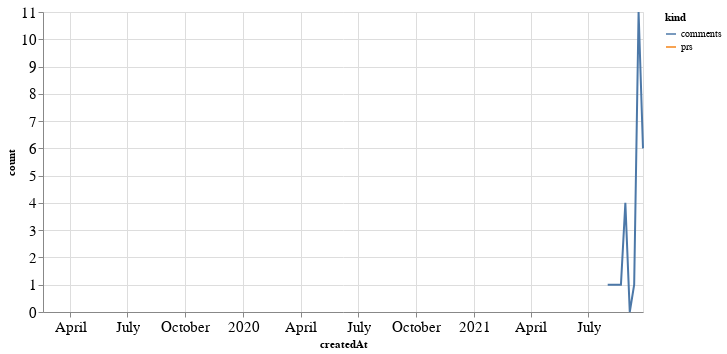

This figure's notebook cell:
### Code cell
alt.Chart(total_time, width=600).mark_line().encode(
    x='createdAt',
    y='count',
    color='kind'
)

### Figure 1 — Vega-Lite specification as saved in the notebook (floating-point values rounded to 4 significant figures)
{"config": {"axisLeft": {"labelFontSize": 15}, "axisBottom": {"labelFontSize": 15}}, "data": {"name": "data-dc13645ad49962abe4635bd269610cac"}, "mark": "line", "encoding": {"color": {"type": "nominal", "field": "kind"}, "x": {"type": "temporal", "field": "createdAt"}, "y": {"type": "quantitative", "field": "count"}}, "width": 600, "$schema": "https://vega.github.io/schema/vega-lite/v4.8.1.json", "datasets": {"data-dc13645ad49962abe4635bd269610cac": [{"createdAt": "2019-02-17T00:00:00", "kind": "prs", "count": 1.0}, {"createdAt": "2021-08-01T00:00:00", "kind": "prs", "count": null}, {"createdAt": "2021-08-08T00:00:00", "kind": "prs", "count": null}, {"createdAt": "2021-08-15T00:00:00", "kind": "prs", "count": null}, {"createdAt": "2021-08-22T00:00:00", "kind": "prs", "count": null}, {"createdAt": "2021-08-29T00:00:00", "kind": "prs", "count": null}, {"createdAt": "2021-09-05T00:00:00", "kind": "prs", "count": null}, {"createdAt": "2021-09-12T00:00:00", "kind": "prs", "count": null}, {"createdAt": "2021-09-19T00:00:00", "kind": "prs", "count": null}, {"createdAt": "2021-09-26T00:00:00", "kind": "prs", "count": null}, {"createdAt": "2019-02-17T00:00:00", "kind": "comments", "count": null}, {"createdAt": "2021-08-01T00:00:00", "kind": "comments", "count": 1.0}, {"createdAt": "2021-08-08T00:00:00", "kind": "comments", "count": 1.0}, {"createdAt": "2021-08-15T00:00:00", "kind": "comments", "count": 1.0}, {"createdAt": "2021-08-22T00:00:00", "kind": "comments", "count": 1.0}, {"createdAt": "2021-08-29T00:00:00", "kind": "comments", "count": 4.0}, {"createdAt": "2021-09-05T00:00:00", "kind": "comments", "count": 0.0}, {"createdAt": "2021-09-12T00:00:00", "kind": "comments", "count": 1.0}, {"createdAt": "2021-09-19T00:00:00", "kind": "comments", "count": 11.0}, {"createdAt": "2021-09-26T00:00:00", "kind": "comments", "count": 6.0}]}}
